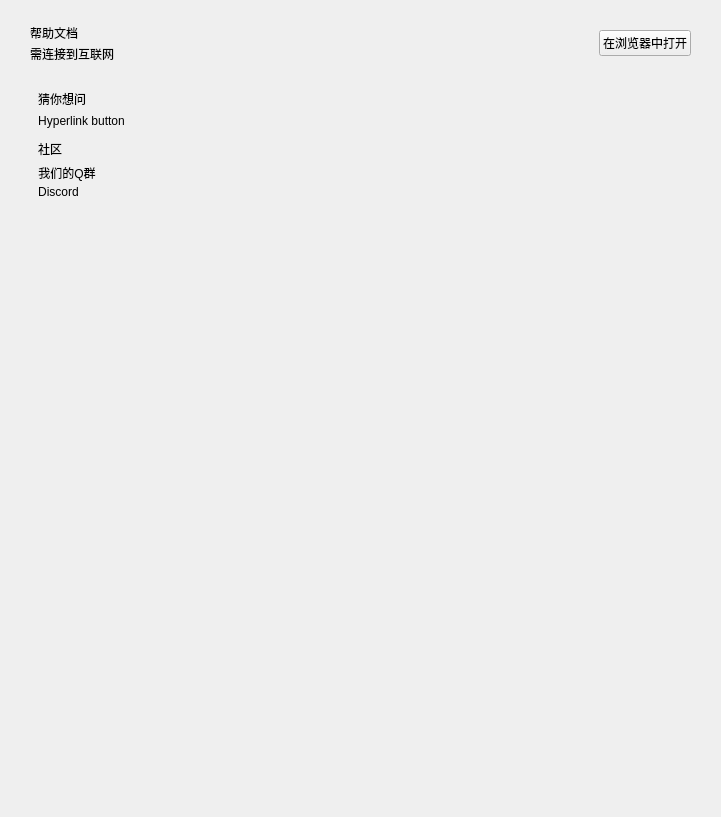
<?xml version="1.0" encoding="UTF-8"?>
<ui version="4.0">
 <class>Form</class>
 <widget class="QWidget" name="Form">
  <property name="geometry">
   <rect>
    <x>0</x>
    <y>0</y>
    <width>721</width>
    <height>817</height>
   </rect>
  </property>
  <property name="windowTitle">
   <string>Form</string>
  </property>
  <layout class="QVBoxLayout" name="verticalLayout_2">
   <property name="spacing">
    <number>18</number>
   </property>
   <property name="leftMargin">
    <number>24</number>
   </property>
   <property name="topMargin">
    <number>24</number>
   </property>
   <property name="rightMargin">
    <number>24</number>
   </property>
   <property name="bottomMargin">
    <number>24</number>
   </property>
   <item>
    <layout class="QHBoxLayout" name="horizontalLayout">
     <property name="leftMargin">
      <number>6</number>
     </property>
     <property name="rightMargin">
      <number>6</number>
     </property>
     <item>
      <layout class="QVBoxLayout" name="verticalLayout_4">
       <property name="spacing">
        <number>3</number>
       </property>
       <item>
        <widget class="TitleLabel" name="TitleLabel">
         <property name="text">
          <string>帮助文档</string>
         </property>
        </widget>
       </item>
       <item>
        <widget class="CaptionLabel" name="CaptionLabel">
         <property name="text">
          <string>需连接到互联网</string>
         </property>
         <property name="lightColor" stdset="0">
          <color alpha="150">
           <red>0</red>
           <green>0</green>
           <blue>0</blue>
          </color>
         </property>
         <property name="darkColor" stdset="0">
          <color alpha="200">
           <red>255</red>
           <green>255</green>
           <blue>255</blue>
          </color>
         </property>
        </widget>
       </item>
      </layout>
     </item>
     <item>
      <widget class="PushButton" name="open_by_browser">
       <property name="sizePolicy">
        <sizepolicy hsizetype="Maximum" vsizetype="Fixed">
         <horstretch>0</horstretch>
         <verstretch>0</verstretch>
        </sizepolicy>
       </property>
       <property name="text">
        <string>在浏览器中打开</string>
       </property>
      </widget>
     </item>
    </layout>
   </item>
   <item>
    <widget class="SmoothScrollArea" name="adv_scroll">
     <property name="styleSheet">
      <string notr="true">background: transparent; border: none</string>
     </property>
     <property name="widgetResizable">
      <bool>true</bool>
     </property>
     <widget class="QWidget" name="scrollAreaWidgetContents_2">
      <property name="geometry">
       <rect>
        <x>0</x>
        <y>0</y>
        <width>673</width>
        <height>688</height>
       </rect>
      </property>
      <layout class="QVBoxLayout" name="verticalLayout_26">
       <property name="spacing">
        <number>12</number>
       </property>
       <property name="leftMargin">
        <number>14</number>
       </property>
       <property name="topMargin">
        <number>9</number>
       </property>
       <property name="rightMargin">
        <number>16</number>
       </property>
       <item>
        <layout class="QVBoxLayout" name="verticalLayout_27">
         <property name="spacing">
          <number>6</number>
         </property>
         <item>
          <widget class="SubtitleLabel" name="SubtitleLabel_5">
           <property name="text">
            <string>猜你想问</string>
           </property>
          </widget>
         </item>
         <item>
          <layout class="QVBoxLayout" name="common_question">
           <property name="spacing">
            <number>3</number>
           </property>
           <item>
            <widget class="HyperlinkButton" name="HyperlinkButton">
             <property name="sizePolicy">
              <sizepolicy hsizetype="Maximum" vsizetype="Fixed">
               <horstretch>0</horstretch>
               <verstretch>0</verstretch>
              </sizepolicy>
             </property>
             <property name="text">
              <string>Hyperlink button</string>
             </property>
            </widget>
           </item>
          </layout>
         </item>
        </layout>
       </item>
       <item>
        <layout class="QVBoxLayout" name="verticalLayout_28">
         <property name="spacing">
          <number>6</number>
         </property>
         <item>
          <widget class="SubtitleLabel" name="SubtitleLabel_6">
           <property name="text">
            <string>社区</string>
           </property>
          </widget>
         </item>
         <item>
          <layout class="QVBoxLayout" name="common_question_2">
           <property name="spacing">
            <number>3</number>
           </property>
           <item>
            <widget class="HyperlinkButton" name="HyperlinkButton_3">
             <property name="sizePolicy">
              <sizepolicy hsizetype="Maximum" vsizetype="Fixed">
               <horstretch>0</horstretch>
               <verstretch>0</verstretch>
              </sizepolicy>
             </property>
             <property name="text">
              <string>我们的Q群</string>
             </property>
            </widget>
           </item>
           <item>
            <widget class="HyperlinkButton" name="HyperlinkButton_2">
             <property name="sizePolicy">
              <sizepolicy hsizetype="Maximum" vsizetype="Fixed">
               <horstretch>0</horstretch>
               <verstretch>0</verstretch>
              </sizepolicy>
             </property>
             <property name="text">
              <string>Discord</string>
             </property>
            </widget>
           </item>
          </layout>
         </item>
        </layout>
       </item>
       <item>
        <widget class="QFrame" name="blank_2">
         <property name="minimumSize">
          <size>
           <width>0</width>
           <height>25</height>
          </size>
         </property>
         <property name="frameShape">
          <enum>QFrame::StyledPanel</enum>
         </property>
         <property name="frameShadow">
          <enum>QFrame::Raised</enum>
         </property>
         <property name="lineWidth">
          <number>5</number>
         </property>
        </widget>
       </item>
       <item>
        <spacer name="verticalSpacer_2">
         <property name="orientation">
          <enum>Qt::Vertical</enum>
         </property>
         <property name="sizeHint" stdset="0">
          <size>
           <width>20</width>
           <height>40</height>
          </size>
         </property>
        </spacer>
       </item>
      </layout>
     </widget>
    </widget>
   </item>
  </layout>
 </widget>
 <customwidgets>
  <customwidget>
   <class>HyperlinkButton</class>
   <extends>PushButton</extends>
   <header>qfluentwidgets</header>
  </customwidget>
  <customwidget>
   <class>PushButton</class>
   <extends>QPushButton</extends>
   <header>qfluentwidgets</header>
  </customwidget>
  <customwidget>
   <class>SmoothScrollArea</class>
   <extends>QScrollArea</extends>
   <header>qfluentwidgets</header>
   <container>1</container>
  </customwidget>
  <customwidget>
   <class>CaptionLabel</class>
   <extends>QLabel</extends>
   <header>qfluentwidgets</header>
  </customwidget>
  <customwidget>
   <class>SubtitleLabel</class>
   <extends>QLabel</extends>
   <header>qfluentwidgets</header>
  </customwidget>
  <customwidget>
   <class>TitleLabel</class>
   <extends>QLabel</extends>
   <header>qfluentwidgets</header>
  </customwidget>
 </customwidgets>
 <resources/>
 <connections/>
</ui>
